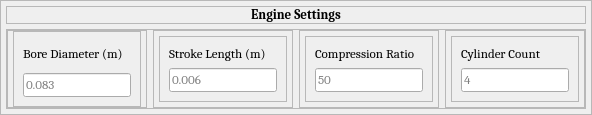
            <widget class="QFrame" name="enginesettings">
             <property name="sizePolicy">
              <sizepolicy hsizetype="Preferred" vsizetype="Minimum">
               <horstretch>0</horstretch>
               <verstretch>0</verstretch>
              </sizepolicy>
             </property>
             <property name="frameShape">
              <enum>QFrame::StyledPanel</enum>
             </property>
             <property name="frameShadow">
              <enum>QFrame::Raised</enum>
             </property>
             <layout class="QVBoxLayout" name="verticalLayout_5">
              <property name="spacing">
               <number>5</number>
              </property>
              <property name="leftMargin">
               <number>5</number>
              </property>
              <property name="topMargin">
               <number>5</number>
              </property>
              <property name="rightMargin">
               <number>5</number>
              </property>
              <property name="bottomMargin">
               <number>5</number>
              </property>
              <item>
               <widget class="QFrame" name="enginesettingslabelframe">
                <property name="frameShape">
                 <enum>QFrame::StyledPanel</enum>
                </property>
                <property name="frameShadow">
                 <enum>QFrame::Raised</enum>
                </property>
                <layout class="QGridLayout" name="gridLayout_5">
                 <property name="leftMargin">
                  <number>0</number>
                 </property>
                 <property name="topMargin">
                  <number>0</number>
                 </property>
                 <property name="rightMargin">
                  <number>0</number>
                 </property>
                 <property name="bottomMargin">
                  <number>0</number>
                 </property>
                 <property name="spacing">
                  <number>0</number>
                 </property>
                 <item row="0" column="0">
                  <widget class="QLabel" name="enginesettingslable">
                   <property name="font">
                    <font>
                     <family>Cambria</family>
                     <pointsize>10</pointsize>
                     <weight>75</weight>
                     <bold>true</bold>
                    </font>
                   </property>
                   <property name="text">
                    <string>Engine Settings</string>
                   </property>
                   <property name="alignment">
                    <set>Qt::AlignCenter</set>
                   </property>
                  </widget>
                 </item>
                </layout>
               </widget>
              </item>
              <item>
               <widget class="QFrame" name="engineprops">
                <property name="sizePolicy">
                 <sizepolicy hsizetype="Preferred" vsizetype="Minimum">
                  <horstretch>0</horstretch>
                  <verstretch>0</verstretch>
                 </sizepolicy>
                </property>
                <property name="frameShape">
                 <enum>QFrame::StyledPanel</enum>
                </property>
                <property name="frameShadow">
                 <enum>QFrame::Raised</enum>
                </property>
                <layout class="QHBoxLayout" name="horizontalLayout_5">
                 <property name="leftMargin">
                  <number>0</number>
                 </property>
                 <property name="topMargin">
                  <number>0</number>
                 </property>
                 <property name="rightMargin">
                  <number>0</number>
                 </property>
                 <property name="bottomMargin">
                  <number>0</number>
                 </property>
                 <item>
                  <widget class="QFrame" name="boreframe">
                   <property name="frameShape">
                    <enum>QFrame::StyledPanel</enum>
                   </property>
                   <property name="frameShadow">
                    <enum>QFrame::Raised</enum>
                   </property>
                   <layout class="QVBoxLayout" name="verticalLayout">
                    <property name="spacing">
                     <number>2</number>
                    </property>
                    <property name="leftMargin">
                     <number>5</number>
                    </property>
                    <property name="topMargin">
                     <number>0</number>
                    </property>
                    <property name="rightMargin">
                     <number>5</number>
                    </property>
                    <property name="bottomMargin">
                     <number>0</number>
                    </property>
                    <item>
                     <widget class="QFrame" name="boresmallframe">
                      <property name="frameShape">
                       <enum>QFrame::StyledPanel</enum>
                      </property>
                      <property name="frameShadow">
                       <enum>QFrame::Raised</enum>
                      </property>
                      <layout class="QVBoxLayout" name="verticalLayout_10">
                       <item>
                        <widget class="QLabel" name="borelabel">
                         <property name="font">
                          <font>
                           <family>Cambria</family>
                           <pointsize>10</pointsize>
                          </font>
                         </property>
                         <property name="text">
                          <string>Bore Diameter (m)</string>
                         </property>
                        </widget>
                       </item>
                       <item>
                        <widget class="QLineEdit" name="boreedit">
                         <property name="font">
                          <font>
                           <family>Cambria</family>
                           <pointsize>10</pointsize>
                          </font>
                         </property>
                         <property name="inputMethodHints">
                          <set>Qt::ImhDigitsOnly</set>
                         </property>
                         <property name="placeholderText">
                          <string>0.083</string>
                         </property>
                        </widget>
                       </item>
                      </layout>
                     </widget>
                    </item>
                   </layout>
                  </widget>
                 </item>
                 <item>
                  <widget class="QFrame" name="strokeframe">
                   <property name="frameShape">
                    <enum>QFrame::StyledPanel</enum>
                   </property>
                   <property name="frameShadow">
                    <enum>QFrame::Raised</enum>
                   </property>
                   <layout class="QVBoxLayout" name="verticalLayout_2">
                    <property name="spacing">
                     <number>2</number>
                    </property>
                    <property name="leftMargin">
                     <number>5</number>
                    </property>
                    <property name="topMargin">
                     <number>5</number>
                    </property>
                    <property name="rightMargin">
                     <number>5</number>
                    </property>
                    <property name="bottomMargin">
                     <number>5</number>
                    </property>
                    <item>
                     <widget class="QFrame" name="strokesmallframe">
                      <property name="frameShape">
                       <enum>QFrame::StyledPanel</enum>
                      </property>
                      <property name="frameShadow">
                       <enum>QFrame::Raised</enum>
                      </property>
                      <layout class="QVBoxLayout" name="verticalLayout_11">
                       <item>
                        <widget class="QLabel" name="strokelabel">
                         <property name="font">
                          <font>
                           <family>Cambria</family>
                           <pointsize>10</pointsize>
                          </font>
                         </property>
                         <property name="text">
                          <string>Stroke Length (m)</string>
                         </property>
                        </widget>
                       </item>
                       <item>
                        <widget class="QLineEdit" name="strokeedit">
                         <property name="font">
                          <font>
                           <family>Cambria</family>
                           <pointsize>10</pointsize>
                          </font>
                         </property>
                         <property name="inputMethodHints">
                          <set>Qt::ImhDigitsOnly</set>
                         </property>
                         <property name="placeholderText">
                          <string>0.006</string>
                         </property>
                        </widget>
                       </item>
                      </layout>
                     </widget>
                    </item>
                   </layout>
                  </widget>
                 </item>
                 <item>
                  <widget class="QFrame" name="cratioframe">
                   <property name="sizePolicy">
                    <sizepolicy hsizetype="Preferred" vsizetype="Minimum">
                     <horstretch>0</horstretch>
                     <verstretch>0</verstretch>
                    </sizepolicy>
                   </property>
                   <property name="frameShape">
                    <enum>QFrame::StyledPanel</enum>
                   </property>
                   <property name="frameShadow">
                    <enum>QFrame::Raised</enum>
                   </property>
                   <layout class="QVBoxLayout" name="verticalLayout_3">
                    <property name="spacing">
                     <number>2</number>
                    </property>
                    <property name="leftMargin">
                     <number>5</number>
                    </property>
                    <property name="topMargin">
                     <number>5</number>
                    </property>
                    <property name="rightMargin">
                     <number>5</number>
                    </property>
                    <property name="bottomMargin">
                     <number>5</number>
                    </property>
                    <item>
                     <widget class="QFrame" name="cratiosmallframe">
                      <property name="sizePolicy">
                       <sizepolicy hsizetype="Preferred" vsizetype="Minimum">
                        <horstretch>0</horstretch>
                        <verstretch>5</verstretch>
                       </sizepolicy>
                      </property>
                      <property name="frameShape">
                       <enum>QFrame::StyledPanel</enum>
                      </property>
                      <property name="frameShadow">
                       <enum>QFrame::Raised</enum>
                      </property>
                      <layout class="QVBoxLayout" name="verticalLayout_12">
                       <item>
                        <widget class="QLabel" name="cratiolabel">
                         <property name="font">
                          <font>
                           <family>Cambria</family>
                           <pointsize>10</pointsize>
                          </font>
                         </property>
                         <property name="text">
                          <string>Compression Ratio</string>
                         </property>
                        </widget>
                       </item>
                       <item>
                        <widget class="QLineEdit" name="cratioedit">
                         <property name="font">
                          <font>
                           <family>Cambria</family>
                           <pointsize>10</pointsize>
                          </font>
                         </property>
                         <property name="inputMethodHints">
                          <set>Qt::ImhDigitsOnly</set>
                         </property>
                         <property name="placeholderText">
                          <string>50</string>
                         </property>
                        </widget>
                       </item>
                      </layout>
                     </widget>
                    </item>
                   </layout>
                  </widget>
                 </item>
                 <item>
                  <widget class="QFrame" name="cylcountframe">
                   <property name="frameShape">
                    <enum>QFrame::StyledPanel</enum>
                   </property>
                   <property name="frameShadow">
                    <enum>QFrame::Raised</enum>
                   </property>
                   <layout class="QVBoxLayout" name="verticalLayout_4">
                    <property name="spacing">
                     <number>2</number>
                    </property>
                    <property name="leftMargin">
                     <number>5</number>
                    </property>
                    <property name="topMargin">
                     <number>5</number>
                    </property>
                    <property name="rightMargin">
                     <number>5</number>
                    </property>
                    <property name="bottomMargin">
                     <number>5</number>
                    </property>
                    <item>
                     <widget class="QFrame" name="cylcountsmallframe">
                      <property name="frameShape">
                       <enum>QFrame::StyledPanel</enum>
                      </property>
                      <property name="frameShadow">
                       <enum>QFrame::Raised</enum>
                      </property>
                      <layout class="QVBoxLayout" name="verticalLayout_13">
                       <item>
                        <widget class="QLabel" name="cylcountlabel">
                         <property name="font">
                          <font>
                           <family>Cambria</family>
                           <pointsize>10</pointsize>
                          </font>
                         </property>
                         <property name="text">
                          <string>Cylinder Count</string>
                         </property>
                        </widget>
                       </item>
                       <item>
                        <widget class="QLineEdit" name="cylcountedit">
                         <property name="font">
                          <font>
                           <family>Cambria</family>
                           <pointsize>10</pointsize>
                          </font>
                         </property>
                         <property name="inputMethodHints">
                          <set>Qt::ImhDigitsOnly</set>
                         </property>
                         <property name="placeholderText">
                          <string>4</string>
                         </property>
                        </widget>
                       </item>
                      </layout>
                     </widget>
                    </item>
                   </layout>
                  </widget>
                 </item>
                </layout>
               </widget>
              </item>
             </layout>
            </widget>
